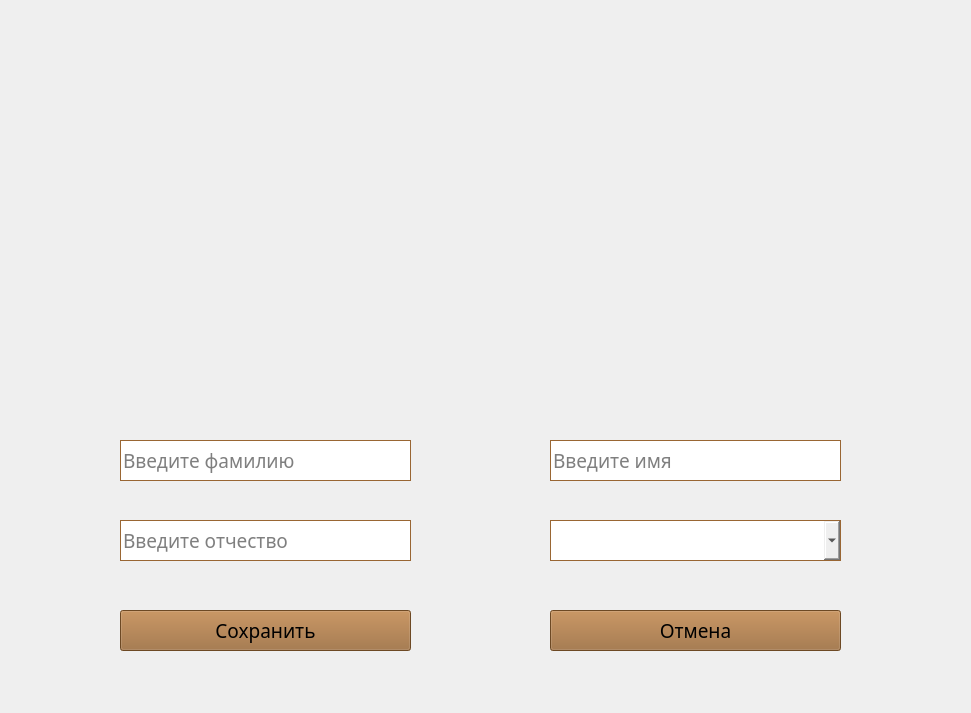
<?xml version="1.0" encoding="UTF-8"?>
<ui version="4.0">
 <class>createStaff</class>
 <widget class="QWidget" name="createStaff">
  <property name="geometry">
   <rect>
    <x>0</x>
    <y>0</y>
    <width>971</width>
    <height>713</height>
   </rect>
  </property>
  <property name="windowTitle">
   <string>Создание сотрудника</string>
  </property>
  <widget class="QFrame" name="modalStaff">
   <property name="geometry">
    <rect>
     <x>-10</x>
     <y>-10</y>
     <width>991</width>
     <height>731</height>
    </rect>
   </property>
   <property name="autoFillBackground">
    <bool>true</bool>
   </property>
   <property name="frameShape">
    <enum>QFrame::StyledPanel</enum>
   </property>
   <property name="frameShadow">
    <enum>QFrame::Raised</enum>
   </property>
   <widget class="QLineEdit" name="famInput">
    <property name="geometry">
     <rect>
      <x>130</x>
      <y>450</y>
      <width>291</width>
      <height>41</height>
     </rect>
    </property>
    <property name="font">
     <font>
      <family>Sans Serif Collection</family>
      <pointsize>14</pointsize>
     </font>
    </property>
    <property name="styleSheet">
     <string notr="true">border: 1px solid rgb(153, 102, 51);</string>
    </property>
    <property name="inputMethodHints">
     <set>Qt::ImhNone</set>
    </property>
    <property name="text">
     <string/>
    </property>
    <property name="placeholderText">
     <string>Введите фамилию</string>
    </property>
   </widget>
   <widget class="QLineEdit" name="otchInput">
    <property name="geometry">
     <rect>
      <x>130</x>
      <y>530</y>
      <width>291</width>
      <height>41</height>
     </rect>
    </property>
    <property name="font">
     <font>
      <family>Sans Serif Collection</family>
      <pointsize>14</pointsize>
     </font>
    </property>
    <property name="styleSheet">
     <string notr="true">border: 1px solid rgb(153, 102, 51);</string>
    </property>
    <property name="inputMethodHints">
     <set>Qt::ImhNone</set>
    </property>
    <property name="text">
     <string/>
    </property>
    <property name="placeholderText">
     <string>Введите отчество</string>
    </property>
   </widget>
   <widget class="QLineEdit" name="nameInput">
    <property name="geometry">
     <rect>
      <x>560</x>
      <y>450</y>
      <width>291</width>
      <height>41</height>
     </rect>
    </property>
    <property name="font">
     <font>
      <family>Sans Serif Collection</family>
      <pointsize>14</pointsize>
     </font>
    </property>
    <property name="styleSheet">
     <string notr="true">border: 1px solid rgb(153, 102, 51);</string>
    </property>
    <property name="inputMethodHints">
     <set>Qt::ImhNone</set>
    </property>
    <property name="text">
     <string/>
    </property>
    <property name="placeholderText">
     <string>Введите имя</string>
    </property>
   </widget>
   <widget class="QLabel" name="icon">
    <property name="geometry">
     <rect>
      <x>370</x>
      <y>60</y>
      <width>251</width>
      <height>291</height>
     </rect>
    </property>
    <property name="text">
     <string/>
    </property>
    <property name="textFormat">
     <enum>Qt::RichText</enum>
    </property>
    <property name="pixmap">
     <pixmap resource="C:/Users/p2200/Desktop/ПП/resource.qrc">:/assets/cafe_system\icon.png</pixmap>
    </property>
    <property name="scaledContents">
     <bool>true</bool>
    </property>
   </widget>
   <widget class="QPushButton" name="saveStaffModalButton">
    <property name="geometry">
     <rect>
      <x>130</x>
      <y>620</y>
      <width>291</width>
      <height>41</height>
     </rect>
    </property>
    <property name="font">
     <font>
      <family>Sans Serif Collection</family>
      <pointsize>14</pointsize>
     </font>
    </property>
    <property name="autoFillBackground">
     <bool>false</bool>
    </property>
    <property name="styleSheet">
     <string notr="true">background-color: rgb(153, 102, 51);</string>
    </property>
    <property name="text">
     <string>Сохранить</string>
    </property>
    <property name="autoDefault">
     <bool>false</bool>
    </property>
   </widget>
   <widget class="QPushButton" name="cancelStaffModalButton">
    <property name="geometry">
     <rect>
      <x>560</x>
      <y>620</y>
      <width>291</width>
      <height>41</height>
     </rect>
    </property>
    <property name="font">
     <font>
      <family>Sans Serif Collection</family>
      <pointsize>14</pointsize>
     </font>
    </property>
    <property name="autoFillBackground">
     <bool>false</bool>
    </property>
    <property name="styleSheet">
     <string notr="true">background-color: rgb(153, 102, 51);</string>
    </property>
    <property name="text">
     <string>Отмена</string>
    </property>
    <property name="autoDefault">
     <bool>false</bool>
    </property>
   </widget>
   <widget class="QComboBox" name="chooseRole">
    <property name="geometry">
     <rect>
      <x>560</x>
      <y>530</y>
      <width>291</width>
      <height>41</height>
     </rect>
    </property>
    <property name="font">
     <font>
      <family>Sans Serif Collection</family>
      <pointsize>14</pointsize>
     </font>
    </property>
    <property name="styleSheet">
     <string notr="true">border: 1px solid rgb(153, 102, 51);</string>
    </property>
    <property name="editable">
     <bool>true</bool>
    </property>
    <property name="currentText">
     <string>Выберете роль</string>
    </property>
    <property name="currentIndex">
     <number>-1</number>
    </property>
    <property name="iconSize">
     <size>
      <width>20</width>
      <height>20</height>
     </size>
    </property>
    <item>
     <property name="text">
      <string>Повар</string>
     </property>
    </item>
    <item>
     <property name="text">
      <string>Официант</string>
     </property>
    </item>
   </widget>
  </widget>
 </widget>
 <resources>
  <include location="C:/Users/p2200/Desktop/ПП/resource.qrc"/>
 </resources>
 <connections>
  <connection>
   <sender>cancelStaffModalButton</sender>
   <signal>clicked()</signal>
   <receiver>createStaff</receiver>
   <slot>close()</slot>
   <hints>
    <hint type="sourcelabel">
     <x>695</x>
     <y>630</y>
    </hint>
    <hint type="destinationlabel">
     <x>485</x>
     <y>356</y>
    </hint>
   </hints>
  </connection>
  <connection>
   <sender>saveStaffModalButton</sender>
   <signal>clicked()</signal>
   <receiver>createStaff</receiver>
   <slot>close()</slot>
   <hints>
    <hint type="sourcelabel">
     <x>265</x>
     <y>630</y>
    </hint>
    <hint type="destinationlabel">
     <x>485</x>
     <y>356</y>
    </hint>
   </hints>
  </connection>
 </connections>
</ui>
